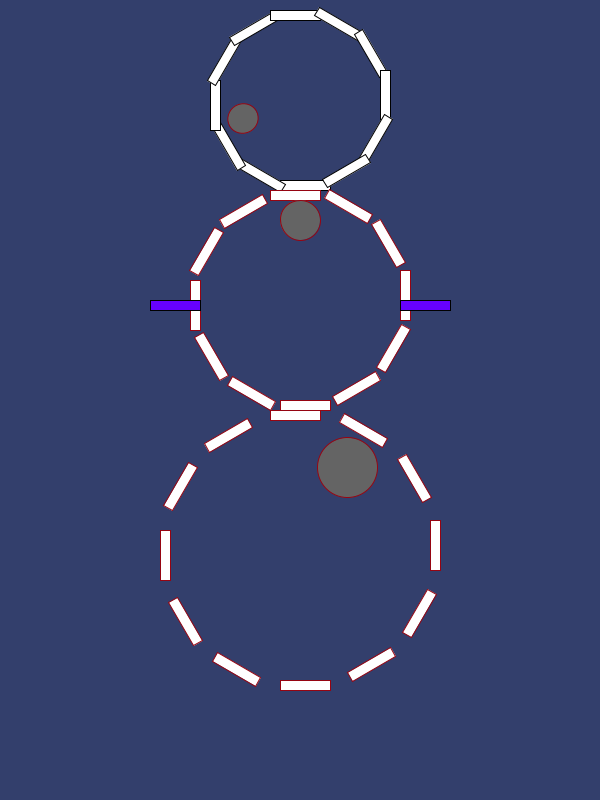
Frame 1 (no input)
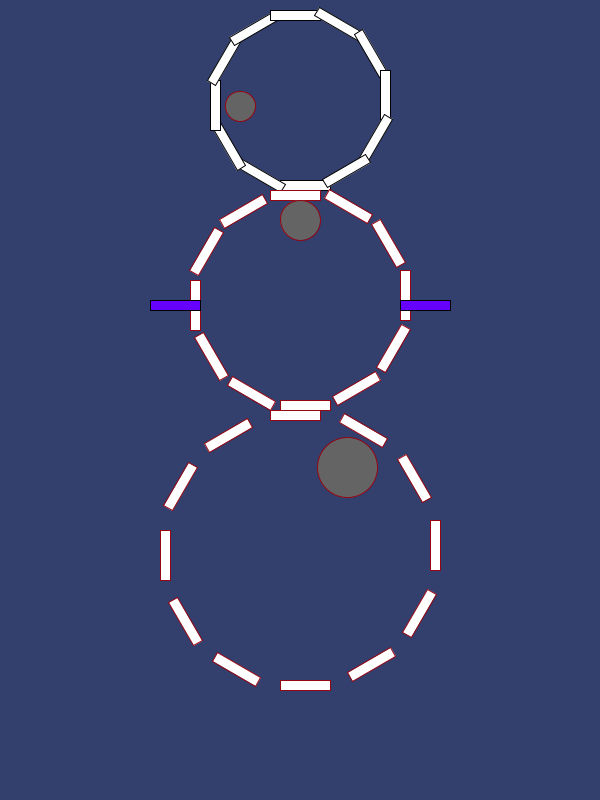
Frame 60 (the mouse pressed at the canvas centre just before this capture)
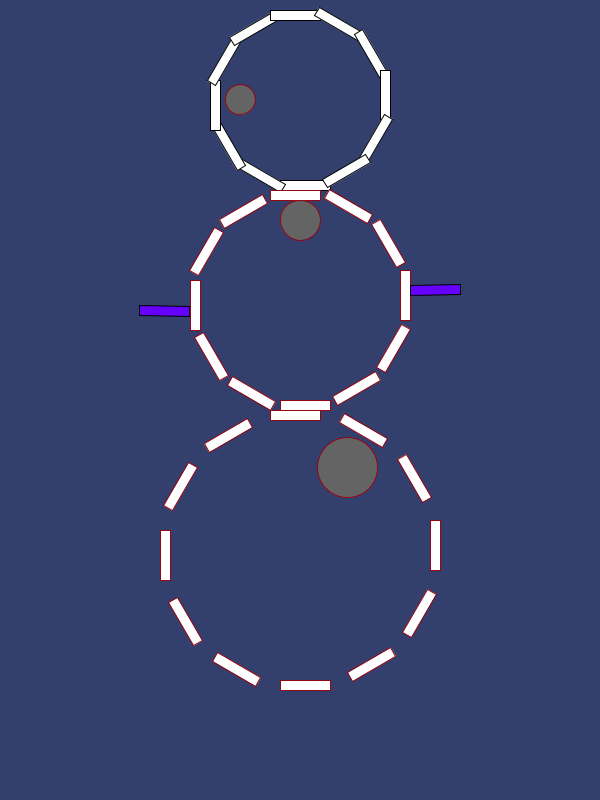
Frame 120 (the mouse held since frame 60 and released just before this capture)

The Processing sketch that drew these frames (run headless with seeded random() and noise(); from frame 60 on, the mouse is pressed at the canvas centre):

// Processing sketch: processing_122788
// ── processing_122788.pde

void setup ()
{
  size (600, 800);
  background (0);
 
}
void draw ()
{
  
  
  
  translate (width/2, 100);
  if (hour()>7 && hour () <20)
  {
    background (255, 200, 8);
  }
  else 
  {
    background (51, 63, 108);
  }
  for (int s=0; s<360; s+=30)
  {
 
 pushMatrix ();
 rotate (radians (s));
 translate (-20, 80);
 fill (255);
 rect (0, 0, 50, 10);
 popMatrix ();
  }
  // Sekunden
  float sec = map(second(), 0, 60, 0, 360);
  pushMatrix ();
  rotate (radians(sec));
  rotate (radians(180));
  translate (0, 60);
  stroke (150, 5, 18);
  fill (100);
  ellipse (0, 0, 30, 30);
  popMatrix ();
  resetMatrix ();
  
  
  
  
  translate (width/2, 300);
   for (int s=0; s<360; s+=30)
  {

 pushMatrix ();
 rotate (radians (s));
 translate (-20, 100);
 fill (255);
 rect (0, 0, 50, 10);
 popMatrix ();
  }
// Minuten
  float min = map(minute(), 0, 60, 0, 360);
  pushMatrix ();
  rotate (radians(min));
  rotate (radians(180));
  translate (0, 80);
  stroke (150, 5, 18);
  fill (100);
  ellipse (0, 0, 40, 40);
  popMatrix ();
  resetMatrix ();
  
  
  
  
    translate (width/2, 550);
   for (int s=0; s<360; s+=30)
  {

 pushMatrix ();
 rotate (radians (s));
 translate (-20, 130);
 fill (255);
 rect (0, 0, 50, 10);
 popMatrix ();
  }
 // Stunden
  float h = map(hour(), 0, 60, 0, 360);
  pushMatrix ();
  rotate (radians(h));
  rotate (radians(180));
  translate (0, 95);
  stroke (150, 5, 18);
  fill (100);
  ellipse (0, 0, 60, 60);
  popMatrix ();
  resetMatrix ();

if(second() == 1)
rotate (radians(2));
if(second () == 3)
rotate (radians (2));
if(second () == 5)
rotate (radians(2));
if(second () == 7)
rotate (radians (2));
if(second () == 9)
rotate (radians (2));
if(second () == 11)
rotate (radians (2));
if(second () == 13)
rotate (radians (2));
if(second () == 15)
rotate (radians (2));
if(second () == 17)
rotate (radians (2));
if(second () == 19)
rotate (radians (2));
if(second () == 21)
rotate (radians (2));
if(second () == 23)
rotate (radians (2));
if(second () == 25)
rotate (radians (2));
if(second () == 27)
rotate (radians (2));
if(second () == 29)
rotate (radians (2));
if(second () == 31)
rotate (radians (2));
if(second () == 33)
rotate (radians (2));
if(second () == 35)
rotate (radians (2));
if(second () == 37)
rotate (radians (2));
if(second () == 39)
rotate (radians (2));
if(second () == 41)
rotate (radians (2));
if(second () == 43)
rotate (radians (2));
if(second () == 45)
rotate (radians (2));
if(second () == 47)
rotate (radians (2));
if(second () == 49)
rotate (radians (2));
if(second () == 51)
rotate (radians (2));
if(second () == 53)
rotate (radians (2));
if(second () == 55)
rotate (radians (2));
if(second () == 57)
rotate (radians (2));
if(second () == 59)
rotate (radians (2));




if(hour() ==1 )
fill (254, 1, 1);
if(hour() == 2)
fill (254, 1, 120);
if(hour() == 3)
fill (254, 1, 227);
if(hour() == 4)
fill (203, 1, 254);
if(hour() == 5)
fill (102, 1, 254);
if(hour() == 6)
fill (37, 1, 254);
if(hour() == 7)
fill (1, 31, 254);
if(hour() == 8)
fill (1, 96, 254);
if(hour() == 9)
fill (1, 150, 254);
if(hour() == 10)
fill (1, 180, 254);
if(hour() == 11)
fill (1, 230, 254);
if(hour() == 12)
fill (1, 254, 233);
if(hour() == 13)
fill (1, 254, 180);
if(hour() == 14)
fill (1, 254, 138);
if(hour() == 15)
fill (1, 254, 84);
if(hour() == 16)
fill (1, 254, 43);
if(hour() == 17)
fill (25, 254, 1);
if(hour() == 18)
fill (114, 254, 1);
if(hour() == 19)
fill (256, 254, 1);
if(hour() == 20)
fill (197, 254, 1);
if(hour() == 21)
fill (254, 251, 1);
if(hour() == 22)
fill (254, 191, 1);
if(hour() == 23)
fill (254, 120, 1);
if(hour() == 24)
fill (254, 31, 1);

  stroke (0);
  rect (150, 300, 50, 10);
  
  
  if(second() == 1)
rotate (radians(-4));
if(second () == 3)
rotate (radians (-4));
if(second () == 5)
rotate (radians(-4));
if(second () == 7)
rotate (radians (-4));
if(second () == 9)
rotate (radians (-4));
if(second () == 11)
rotate (radians (-4));
if(second () == 13)
rotate (radians (-4));
if(second () == 15)
rotate (radians (-4));
if(second () == 17)
rotate (radians (-4));
if(second () == 19)
rotate (radians (-4));
if(second () == 21)
rotate (radians (-4));
if(second () == 23)
rotate (radians (-4));
if(second () == 25)
rotate (radians (-4));
if(second () == 27)
rotate (radians (-4));
if(second () == 29)
rotate (radians (-4));
if(second () == 31)
rotate (radians (-4));
if(second () == 33)
rotate (radians (-4));
if(second () == 35)
rotate (radians (-4));
if(second () == 37)
rotate (radians (-4));
if(second () == 39)
rotate (radians (-4));
if(second () == 41)
rotate (radians (-4));
if(second () == 43)
rotate (radians (-4));
if(second () == 45)
rotate (radians (-4));
if(second () == 47)
rotate (radians (-4));
if(second () == 49)
rotate (radians (-4));
if(second () == 51)
rotate (radians (-4));
if(second () == 53)
rotate (radians (-4));
if(second () == 55)
rotate (radians (-4));
if(second () == 57)
rotate (radians (-4));
if(second () == 59)
rotate (radians (-4));

  
  stroke (0);
  rect (400, 300, 50, 10);
}
